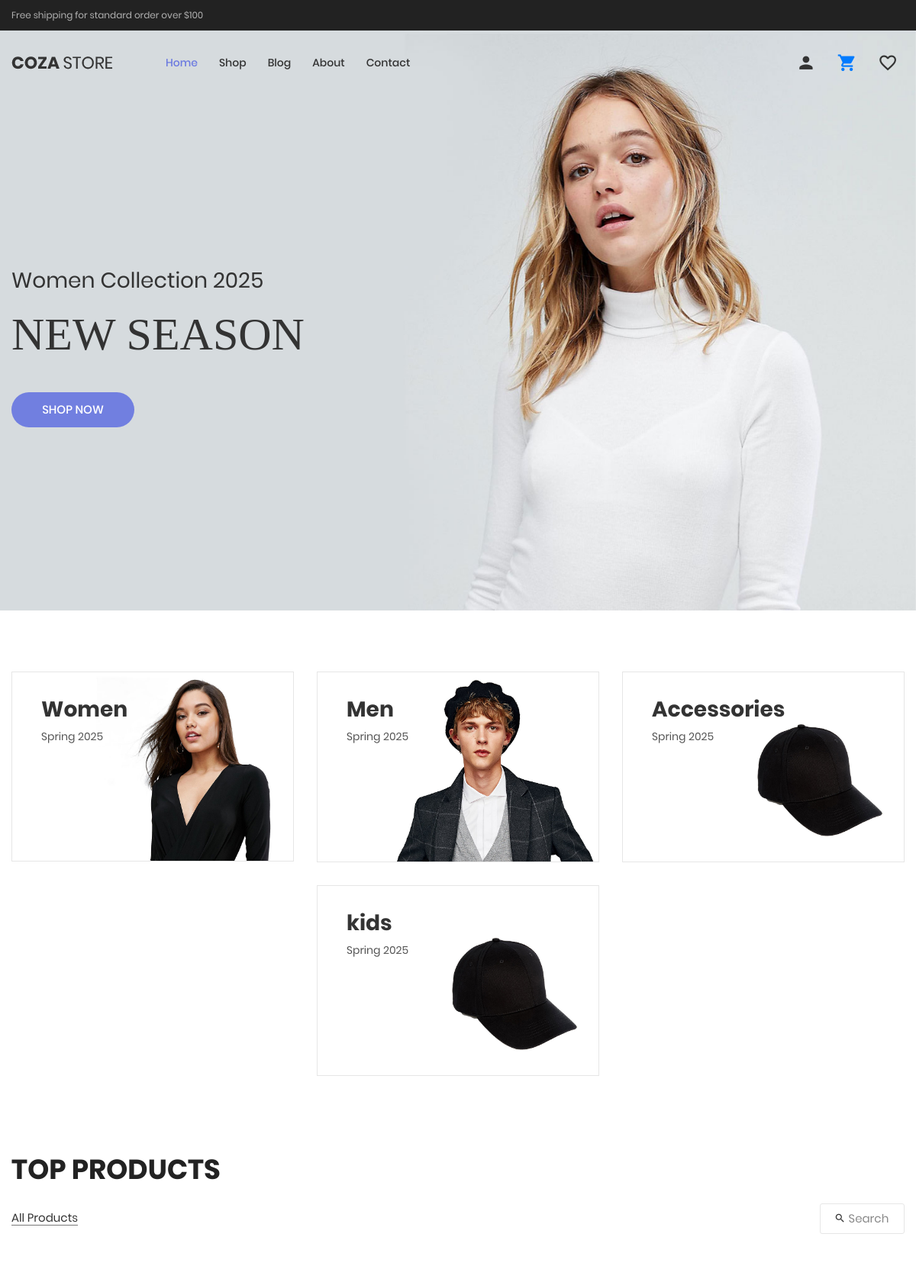
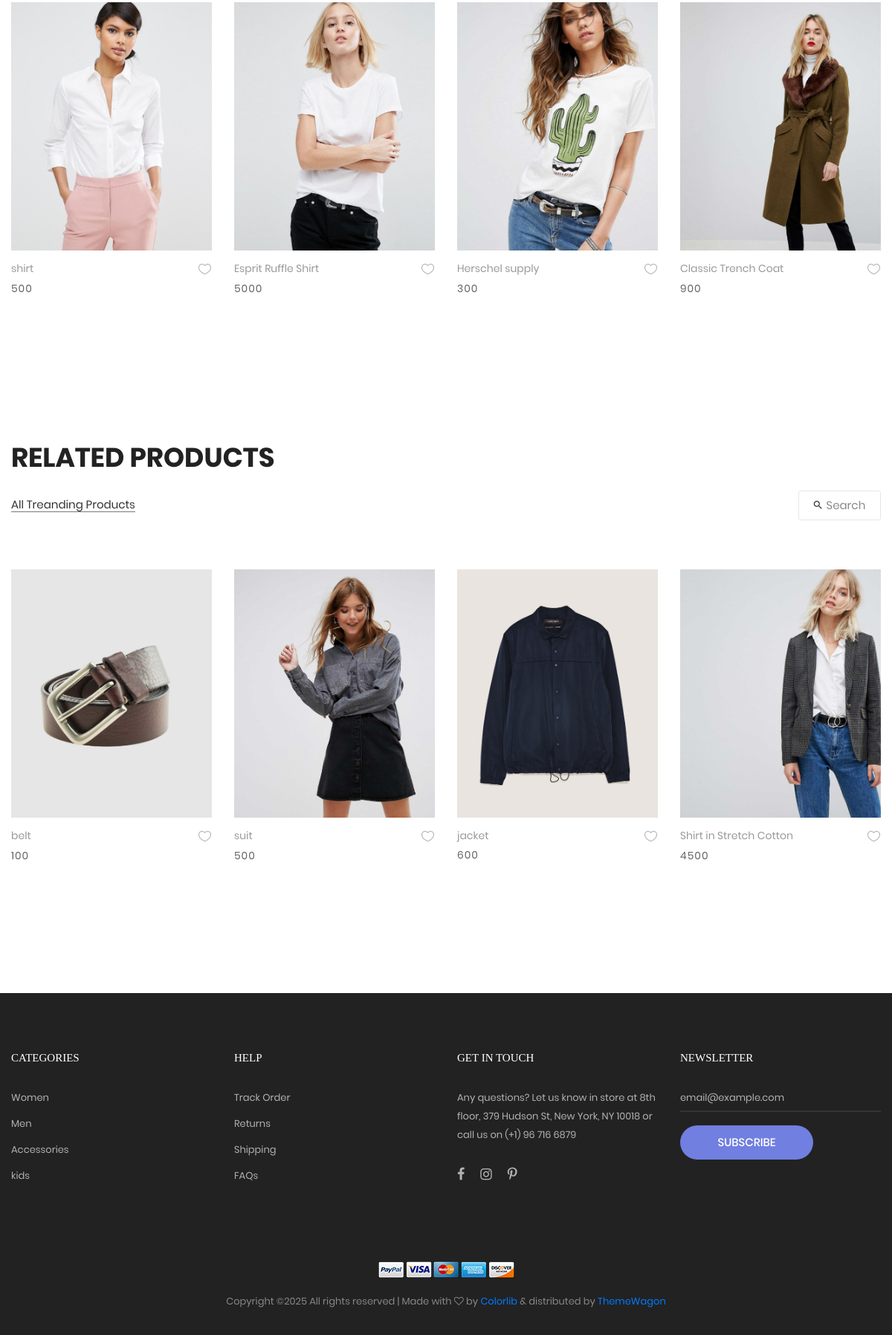
The page / on the database its author committed (2 pictures, top to bottom).
### demo/models.py (models this page shows, shortened)
class Mainframe(models.Model):
    heading=models.CharField(max_length=200)
    short_description=models.CharField(max_length=200)
    image=models.ImageField(upload_to='media/')

class Category(models.Model):
    category_name=models.CharField(max_length=200)
    category_img=models.ImageField(upload_to='media/')

class Product(models.Model):
    name=models.CharField(max_length=100)
    category=models.ForeignKey(Category,on_delete=models.CASCADE)
    price=models.IntegerField()

class ProductImage(models.Model):
    product=models.ForeignKey(Product,related_name='product_images',on_delete=models.CASCADE)
    image=models.ImageField(upload_to='media/')

### demo/views.py (the view)
# urls.py: path('',index,name='index'),
def index(request):
    mainframe=Mainframe.objects.all()
    categories=Category.objects.all()
    relatedproducts=Product.objects.all()[:4]
    Trandingproducts=Product.objects.all().order_by('-id')[:4]
    return render(request,'index.html',{'categories':categories,'mainframe':mainframe,'relatedproducts':relatedproducts,'Trandingproducts':Trandingproducts})

### demo/templates/index.html (shortened to what this page needs)
{% extends "header.html" %}
{% load static %}
{% block main %}
	<section class="section-slide">
		<div class="wrap-slick1">
			<div class="slick1">
				{% for i in mainframe %}
				<div class="item-slick1" style="background-image: url('{{ i.image.url }}');">
					<div class="container h-full">
						<div class="flex-col-l-m h-full p-t-100 p-b-30 respon5">
							<div class="layer-slick1 animated visible-false" data-appear="fadeInDown" data-delay="0">
								<span class="ltext-101 cl2 respon2">
									{{i.heading}}
								</span>
							</div>
							<div class="layer-slick1 animated visible-false" data-appear="fadeInUp" data-delay="800">
								<h2 class="ltext-201 cl2 p-t-19 p-b-43 respon1">
									{{i.short_description}}
								</h2>
							</div>
							<div class="layer-slick1 animated visible-false" data-appear="zoomIn" data-delay="1600">
								<a href="/shop" class="flex-c-m stext-101 cl0 size-101 bg1 bor1 hov-btn1 p-lr-15 trans-04">
									Shop Now
								</a>
							</div>
						</div>
					</div>
				</div>
				{% endfor %}
			</div>
		</div>
	</section>
	<div class="sec-banner bg0 p-t-80 p-b-50">
		<div class="container">
			<div class="row">
				{% for i in categories %}
				<div class="col-md-6 col-xl-4 p-b-30 m-lr-auto">
					<div class="block1 wrap-pic-w">
					  <form id="form{{i.id}}" action="/shop/" method="post">
						    <img src="{{i.category_img.url}}" alt="IMG-BANNER">
						<a  class="block1-txt ab-t-l s-full flex-col-l-sb p-lr-38 p-tb-34 trans-03 respon3"
						onclick="document.getElementById('form{{i.id}}').submit()">
							<div class="block1-txt-child1 flex-col-l">
								<span class="block1-name ltext-102 trans-04 p-b-8">
									{{i.category_name}}
								</span>
								<span class="block1-info stext-102 trans-04">
									Spring 2025
								</span>
							</div>
						</a>
					  </form>
					</div>
				</div>
				{% endfor%}
			</div>
		</div>
	</div>
	<section class="bg0 p-t-23 p-b-140">
		<div class="container">
			<div class="p-b-10">
				<h3 class="ltext-103 cl5">
					Top Products
				</h3>
			</div>
			<div class="flex-w flex-sb-m p-b-52">
				<div class="flex-w flex-l-m filter-tope-group m-tb-10">
					<button class="stext-106 cl6 hov1 bor3 trans-04 m-r-32 m-tb-5 how-active1" data-filter="*">
						All Products
					</button>
				</div>
				<div class="flex-w flex-c-m m-tb-10">
					<div class="flex-c-m stext-106 cl6 size-105 bor4 pointer hov-btn3 trans-04 m-tb-4 js-show-search">
						<i class="icon-search cl2 m-r-6 fs-15 trans-04 zmdi zmdi-search"></i>
						Search
					</div>
				</div>
			</div>
			<div class="row isotope-grid">
				{% for i in relatedproducts %}
				<div class="col-sm-6 col-md-4 col-lg-3 p-b-35 isotope-item women">
					<div class="block2">
						<div class="block2-pic hov-img0">
							<a href="/productdetail/{{i.id}}">
								<img src="{{i.product_images.all.0.image.url}}" alt="IMG-PRODUCT">
							</a>
						</div>
						<div class="block2-txt flex-w flex-t p-t-14">
							<div class="block2-txt-child1 flex-col-l ">
								<a href="product-detail.html" class="stext-104 cl4 hov-cl1 trans-04 js-name-b2 p-b-6">
									{{i.name}}
								</a>
								<span class="stext-105 cl3">
									{{i.price}}
								</span>
							</div>
							<div class="block2-txt-child2 flex-r p-t-3">
								<a href="/wishlist" class="btn-addwish-b2 dis-block pos-relative js-addwish-b2 addto-wishlist addtowishlist" data-id="{{forloop.counter}}">
									<img class="icon-heart1 dis-block trans-04" src="{% static "images/icons/icon-heart-01.png" %}" alt="ICON">
								</a>
							</div>
						</div>
					</div>
				</div>
				{% endfor %}
		   </div>
	</section>
	<section class="bg0 p-t-23 p-b-140">
		<div class="container">
			<div class="p-b-10">
				<h3 class="ltext-103 cl5">
					Related Products
				</h3>
			</div>
			<div class="flex-w flex-sb-m p-b-52">
				<div class="flex-w flex-l-m filter-tope-group m-tb-10">
					<button class="stext-106 cl6 hov1 bor3 trans-04 m-r-32 m-tb-5 how-active1" data-filter="*">
						All  Treanding Products
					</button>
				</div>
				<div class="flex-w flex-c-m m-tb-10">
					<div class="flex-c-m stext-106 cl6 size-105 bor4 pointer hov-btn3 trans-04 m-tb-4 js-show-search">
						<i class="icon-search cl2 m-r-6 fs-15 trans-04 zmdi zmdi-search"></i>
						Search
					</div>
				</div>
			</div>
			<div class="row isotope-grid">
				{% for i in Trandingproducts %}
				<div class="col-sm-6 col-md-4 col-lg-3 p-b-35 isotope-item women">
					<div class="block2">
						<div class="block2-pic hov-img0">
							<a href="/productdetail/{{i.id}}">
								<img src="{{i.product_images.all.0.image.url}}" alt="IMG-PRODUCT">
							</a>
						</div>
						<div class="block2-txt flex-w flex-t p-t-14">
							<div class="block2-txt-child1 flex-col-l ">
								<a href="product-detail.html" class="stext-104 cl4 hov-cl1 trans-04 js-name-b2 p-b-6">
									{{i.name}}
								</a>
								<span class="stext-105 cl3">
									{{i.price}}
								</span>
							</div>
							<div class="block2-txt-child2 flex-r p-t-3">
								<a href="/wishlist" class="btn-addwish-b2 dis-block pos-relative js-addwish-b2 addto-wishlist addtowishlist" data-id="{{forloop.counter}}">
									<img class="icon-heart1 dis-block trans-04" src="{% static "images/icons/icon-heart-01.png" %}" alt="ICON">
								</a>
							</div>
						</div>
					</div>
				</div>
				{% endfor %}
		   </div>
	</section>
{% endblock main %}

### demo/templates/header.html (shortened to what this page needs)
<!DOCTYPE html>
{% load static %}
<html lang="en">
<head>
	<link rel="stylesheet" type="text/css" href="{% static 'vendor/bootstrap/css/bootstrap.min.css' %}">
	<link rel="stylesheet" type="text/css" href="{% static 'fonts/font-awesome-4.7.0/css/font-awesome.min.css' %}">
	<link rel="stylesheet" type="text/css" href="{% static 'fonts/iconic/css/material-design-iconic-font.min.css' %}">
	<link rel="stylesheet" type="text/css" href="{% static 'fonts/linearicons-v1.0.0/icon-font.min.css' %}">
	<link rel="stylesheet" type="text/css" href="{% static 'vendor/animate/animate.css' %}">
	<link rel="stylesheet" type="text/css" href="{% static 'vendor/css-hamburgers/hamburgers.min.css' %}">
	<link rel="stylesheet" type="text/css" href="{% static 'vendor/animsition/css/animsition.min.css' %}">
	<link rel="stylesheet" type="text/css" href="{% static 'vendor/select2/select2.min.css' %}">
	<link rel="stylesheet" type="text/css" href="{% static 'vendor/daterangepicker/daterangepicker.css' %}">
	<link rel="stylesheet" type="text/css" href="{% static 'vendor/slick/slick.css' %}">
	<link rel="stylesheet" type="text/css" href="{% static 'vendor/MagnificPopup/magnific-popup.css' %}">
	<link rel="stylesheet" type="text/css" href="{% static 'vendor/perfect-scrollbar/perfect-scrollbar.css' %}">
	<link rel="stylesheet" type="text/css" href="{% static 'css/util.css' %}">
	<link rel="stylesheet" type="text/css" href="{% static 'css/main.css' %}">
	<link rel="stylesheet" type="text/css" href="{% static 'css/icon.css' %}">
</head>
<body class="animsition">
	<header>
		<div class="container-menu-desktop">
			<div class="top-bar">
				<div class="content-topbar flex-sb-m h-full container">
					<div class="left-top-bar">
						Free shipping for standard order over $100
					</div>
				</div>
			</div>
			<div class="wrap-menu-desktop">
				<nav class="limiter-menu-desktop container">
					<a href="/" class="logo">
						<img src=" {% static "images/icons/logo-01.png" %}" alt="IMG-LOGO">
					</a>
					<div class="menu-desktop">
						<ul class="main-menu">
							<li class="active-menu">
								<a href="/">Home</a>
							</li>
							<li>
								<a href="/shop">Shop</a>
							</li>
							<li>
								<a href="/blog">Blog</a>
							</li>
							<li>
								<a href="/about">About</a>
							</li>
							<li>
								<a href="/contact">Contact</a>
							</li>
						</ul>
					</div>
					<div class="wrap-icon-header flex-w flex-r-m">
						<div class="icon-header-item cl2 hov-cl1 trans-04 p-l-22 p-r-11 js-show-modal-account">
							<i class="zmdi zmdi-account"></i>
						</div>
						<div class="icon-header-item cl2 hov-cl1 trans-04 p-l-22 p-r-11 js-show-cart">
							<a href="/cart">
							<i class="zmdi zmdi-shopping-cart"></i>
							</a>
						</div>
						<a href="/wishlist" class="dis-block icon-header-item cl2 hov-cl1 trans-04 p-l-22 p-r-11 ">
							<i class="zmdi zmdi-favorite-outline"></i>
						</a>
					</div>
				</nav>
			</div>
		</div>
	</header>
{% block main %}
{% endblock main %}
	<footer class="bg3 p-t-75 p-b-32">
		<div class="container">
			<div class="row">
				<div class="col-sm-6 col-lg-3 p-b-50">
					<h4 class="stext-301 cl0 p-b-30">
						Categories
					</h4>
					<ul>
						{% for i in categories%}
						<li class="p-b-10">
							<a href="#" class="stext-107 cl7 hov-cl1 trans-04">
								{{i.category_name}}
							</a>
						</li>
						{% endfor %}
					</ul>
				</div>
				<div class="col-sm-6 col-lg-3 p-b-50">
					<h4 class="stext-301 cl0 p-b-30">
						Help
					</h4>
					<ul>
						<li class="p-b-10">
							<a href="#" class="stext-107 cl7 hov-cl1 trans-04">
								Track Order
							</a>
						</li>
						<li class="p-b-10">
							<a href="#" class="stext-107 cl7 hov-cl1 trans-04">
								Returns
							</a>
						</li>
						<li class="p-b-10">
							<a href="#" class="stext-107 cl7 hov-cl1 trans-04">
								Shipping
							</a>
						</li>
						<li class="p-b-10">
							<a href="#" class="stext-107 cl7 hov-cl1 trans-04">
								FAQs
							</a>
						</li>
					</ul>
				</div>
				<div class="col-sm-6 col-lg-3 p-b-50">
					<h4 class="stext-301 cl0 p-b-30">
						GET IN TOUCH
					</h4>
					<p class="stext-107 cl7 size-201">
						Any questions? Let us know in store at 8th floor, 379 Hudson St, New York, NY 10018 or call us on (+1) 96 716 6879
					</p>
					<div class="p-t-27">
						<a href="#" class="fs-18 cl7 hov-cl1 trans-04 m-r-16">
							<i class="fa fa-facebook"></i>
						</a>
						<a href="#" class="fs-18 cl7 hov-cl1 trans-04 m-r-16">
							<i class="fa fa-instagram"></i>
						</a>
						<a href="#" class="fs-18 cl7 hov-cl1 trans-04 m-r-16">
							<i class="fa fa-pinterest-p"></i>
						</a>
					</div>
				</div>
				<div class="col-sm-6 col-lg-3 p-b-50">
					<h4 class="stext-301 cl0 p-b-30">
						Newsletter
					</h4>
					<form>
						<div class="wrap-input1 w-full p-b-4">
							<input class="input1 bg-none plh1 stext-107 cl7" type="text" name="email" placeholder="email@example.com">
						</div>
						<div class="p-t-18">
							<button class="flex-c-m stext-101 cl0 size-103 bg1 bor1 hov-btn2 p-lr-15 trans-04">
								Subscribe
							</button>
						</div>
					</form>
				</div>
			</div>
			<div class="p-t-40">
				<div class="flex-c-m flex-w p-b-18">
					<a href="#" class="m-all-1">
						<img src="{% static "images/icons/icon-pay-01.png" %}" alt="ICON-PAY">
					</a>
					<a href="#" class="m-all-1">
						<img src="{% static "images/icons/icon-pay-02.png" %}" alt="ICON-PAY">
					</a>
					<a href="#" class="m-all-1">
						<img src="{% static "images/icons/icon-pay-03.png" %}" alt="ICON-PAY">
					</a>
					<a href="#" class="m-all-1">
						<img src="{% static "images/icons/icon-pay-04.png" %}" alt="ICON-PAY">
					</a>
					<a href="#" class="m-all-1">
						<img src="{% static "images/icons/icon-pay-05.png" %}" alt="ICON-PAY">
					</a>
				</div>
				<p class="stext-107 cl6 txt-center">
Copyright &copy;<script>document.write(new Date().getFullYear());</script> All rights reserved | Made with <i class="fa fa-heart-o" aria-hidden="true"></i> by <a href="https://colorlib.com" target="_blank">Colorlib</a> &amp; distributed by <a href="https://themewagon.com" target="_blank">ThemeWagon</a>
				</p>
			</div>
		</div>
	</footer>
</body>
</html>

### rows shown on the page
Mainframe: image (picture), heading "Women Collection 2025", short_description "NEW SEASON"
Category: category_img (picture), category_name "Women"
Category: category_img (picture), category_name "Men"
Category: category_img (picture), category_name "Accessories"
Category: category_img (picture), category_name "kids"
Product: product_images.all.0.image (picture), name "shirt", price "500"
Product: product_images.all.0.image (picture), name "Esprit Ruffle Shirt", price "5000"
Product: product_images.all.0.image (picture), name "Herschel supply", price "300"
Product: product_images.all.0.image (picture), name "Classic Trench Coat", price "900"
Product: product_images.all.0.image (picture), name "belt", price "100"
Product: product_images.all.0.image (picture), name "suit", price "500"
Product: product_images.all.0.image (picture), name "jacket", price "600"
Product: product_images.all.0.image (picture), name "Shirt in Stretch Cotton", price "4500"
